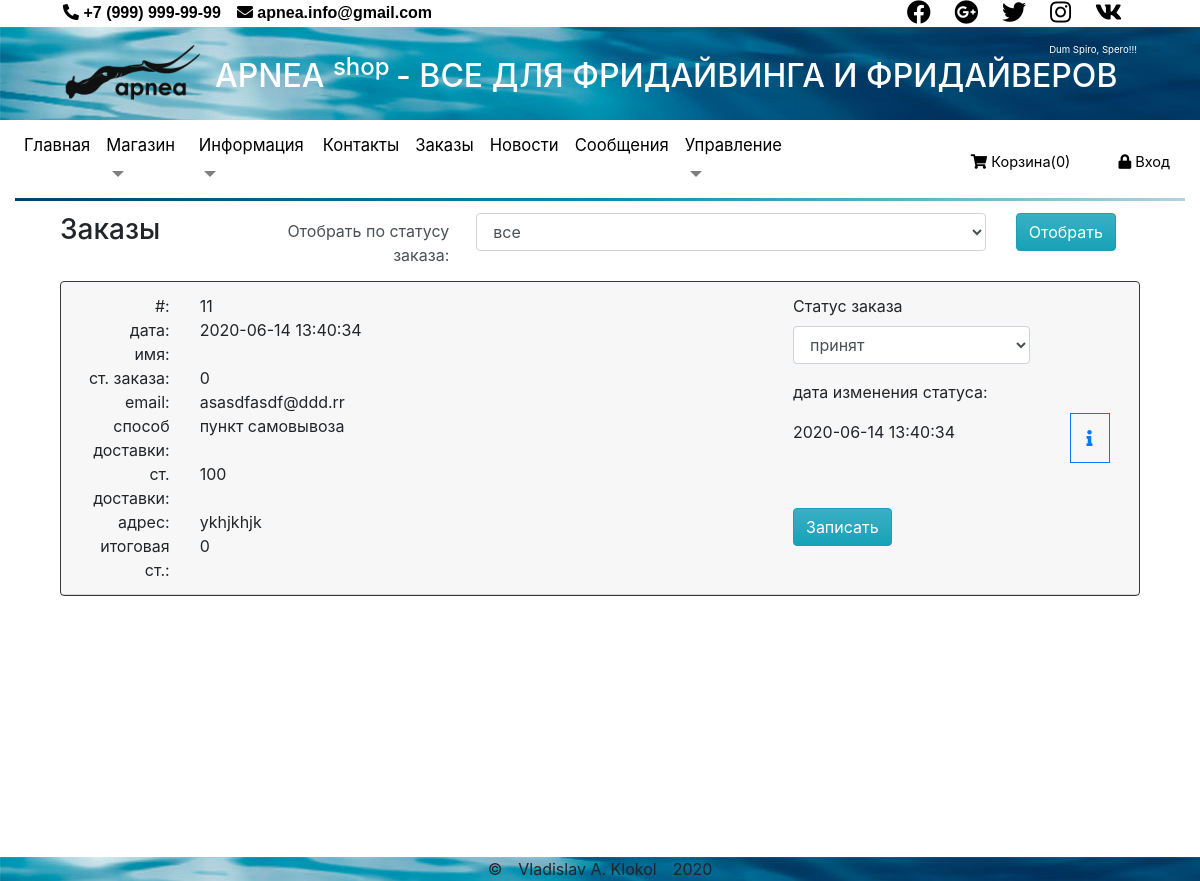
/views/admin/orders.php, run on an earlier commit of the app's database.
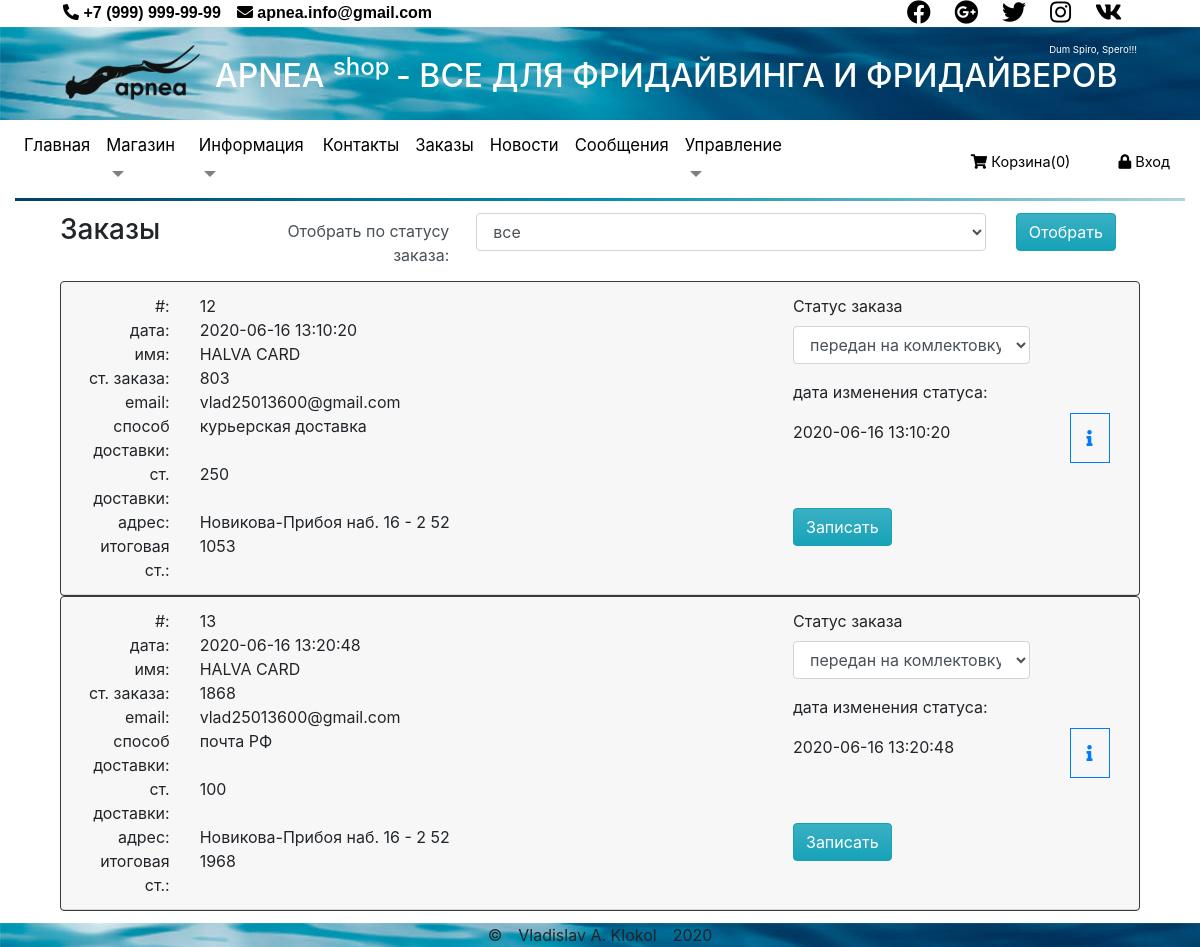
And on a later commit of the database.
### tables this page shows
CREATE TABLE `orders` (
  `id` int(11) NOT NULL,
  `email` varchar(256) NOT NULL,
  `delivery` int(11) DEFAULT '1',
  `address` varchar(2048) DEFAULT NULL,
  `cost_delivery` int(11) DEFAULT '0',
  `date` datetime DEFAULT CURRENT_TIMESTAMP,
  `status_id` int(3) NOT NULL DEFAULT '1',
  `date_status` datetime DEFAULT CURRENT_TIMESTAMP,
  `user` varchar(1024) DEFAULT NULL,
  `cost_product` int(14) NOT NULL DEFAULT '0',
  `cost_total` int(14) NOT NULL DEFAULT '0'
);

CREATE TABLE `delivery` (
  `id` int(11) NOT NULL,
  `name` varchar(256) NOT NULL,
  `cost` int(5) NOT NULL DEFAULT '0'
);

CREATE TABLE `status` (
  `id` int(3) NOT NULL,
  `name` varchar(50) NOT NULL
);

### views/layouts/index.php (called while the page is built, shortened)
<?php
require $_SERVER['DOCUMENT_ROOT'] . '/module/pdo_db.php';
require $_SERVER['DOCUMENT_ROOT'] . '/module/pdo_query.php';
$requestUri = $_SERVER['REQUEST_URI'];
if (isset($_SESSION['basket'])) {
    $inBasket = count($_SESSION['basket']);
} else {
    $inBasket = 0;
}
?>

### module/pdo_query.php (called while the page is built, shortened)
<?php
function getTable(object $pdo, string $table, string $where = "1", $sort = "", $limit = ""): array
{
    $sql = "SELECT * FROM `$table`
    WHERE " . ($where == "" ? 1 : "$where")
        . ($sort == "" ? "" : " ORDER BY $sort")
        . ($limit == "" ? "" : " LIMIT $limit");
    $stmt = $pdo->prepare($sql);
    $stmt->execute();
    return $stmt->fetchAll();
}
function getOrder(object $pdo, int $idStatus): array
{
    $sql = "SELECT
                `orders`.* ,
                `delivery`.name as 'devil'
            FROM `orders`
            LEFT JOIN
                `delivery`
            ON
            `orders`.delivery = `delivery`.id";
    $stmt = $pdo->prepare($sql);
    $stmt->execute();
    return $stmt->fetchAll();
}

### views/admin/orders.php (the view, shortened to what this page needs)
<?php
require $_SERVER['DOCUMENT_ROOT'] . '/views/layouts/index.php';
$status = getTable($pdo, 'status');
$orders = getOrder($pdo,  $_SESSION['idStatusSelect']);
require  $_SERVER['DOCUMENT_ROOT'] . '/views/layouts/header.php';
?>
<div class="row">
    <div class="col-2">
        <h3>Заказы</h3>
    </div>
    <div class="col-10">
        <form method="POST">
            <div class="row">
                <div class="col-3 text-right form-control border-0">
                    <label for="selectStatus">Отобрать по статусу заказа: </label>
                </div>
                <div class="col-7">
                    <select class="form-control" id="selectStatus" name="selectStatus">
                        <option value="-1">все</option>
                    </select>
                </div>
                <div class="col-2 ">
                    <input type="submit" class="btn btn-info" name="btnSelect" value="Отобрать">
                </div>
            </div>
        </form>
    </div>
</div>
<div class="row">
    <div class="col">
        <div class="accordion" id="accordionExample">
            <?php
            foreach ($orders as $order) {
            ?>
                <div class="card border-dark">
                    <div class="card-header" id="heading<?= $order['id'] ?>">
                        <div class="row mb-0">
                            <div class="col-8">
                                <div class="row">
                                    <div class="col-2 text-right border-bottom border-secondary">#:</div>
                                    <div class="col text-left border-bottom border-secondary"><?= $order['id'] ?></div>
                                </div>
                                <div class="row">
                                    <div class="col-2  text-right border-bottom border-secondary">дата:</div>
                                    <div class="col text-left border-bottom border-secondary"><?= $order['date'] ?></div>
                                </div>
                                <div class="row">
                                    <div class="col-2 text-right border-bottom border-secondary">имя:</div>
                                    <div class="col text-left border-bottom border-secondary"><?= $order['user'] ?></div>
                                </div>
                                <div class="row">
                                    <div class="col-2 text-right border-bottom border-secondary">ст. заказа:</div>
                                    <div class="col text-left border-bottom border-secondary"><?= $order['cost_product'] ?></div>
                                </div>
                                <div class="row">
                                    <div class="col-2  text-right border-bottom border-secondary">email:</div>
                                    <div class="col text-left border-bottom border-secondary"><?= $order['email'] ?></div>
                                </div>
                                <div class="row">
                                    <div class="col-2  text-right border-bottom border-secondary">способ доставки:</div>
                                    <div class="col text-left border-bottom border-secondary"><?= $order['devil'] ?></div>
                                </div>
                                <div class="row">
                                    <div class="col-2  text-right border-bottom border-secondary">ст. доставки:</div>
                                    <div class="col text-left border-bottom border-secondary"><?= $order['cost_delivery'] ?></div>
                                </div>
                                <div class="row">
                                    <div class="col-2  text-right  border-bottom border-secondary">адрес:</div>
                                    <div class="col text-left border-bottom border-secondary"><?= $order['address'] ?></div>
                                </div>
                                <div class="row">
                                    <div class="col-2 text-right border-bottom border-secondary">итоговая ст.:</div>
                                    <div class="col text-left border-bottom border-secondary"><?= $order['cost_total'] ?></div>
                                </div>
                            </div>
                            <div class="col-3">
                                <form method="POST">
                                    <div class="form-group">
                                        <label for="exampleFormControlSelect1">Статус заказа</label>
                                        <select class="form-control" id="exampleFormControlSelect1" name="status">
                                            <?php
                                            foreach ($status as $stat) { ?>
                                                <option value="<?= $stat['id'] ?>" <?= $stat['id'] == $order['status_id'] ? 'selected' : '' ?>><?= $stat['name'] ?></option>
                                            <?php } ?>
                                        </select>
                                    </div>
                                    <p>дата изменения статуса:</p>
                                    <p><?= $order['date_status'] ?></p>
                                    <input type="submit" class="btn btn-info mt-5" name="chnOrder" value="Записать">
                                </form>
                            </div>
                            <button class="col-1 btn btn-link btn-show" type="button" data-toggle="collapse" data-target="#collapse<?= $order['id'] ?>" aria-expanded="true" aria-controls="collapse<?= $order['id'] ?> ">
                                <i class="fas fa-info border border-primary rounded-lg p-3"></i>
                            </button>
                        </div>
                    </div>
                </div>
            <?php } ?>
        </div>
    </div>
</div>
<?php require $_SERVER['DOCUMENT_ROOT'] . '/views/layouts/footer.php';

### views/layouts/header.php (shortened to what this page needs)
<!DOCTYPE html>
<html lang="en">
<head>
    <link rel="stylesheet" href="/css/reset.css">
    <link rel="stylesheet" href="/css/owl.carousel.min.css">
    <link rel="stylesheet" href="/css/owl.theme.default.min.css">
    <link rel="stylesheet" href="/css/all.min.css">
    <link rel="stylesheet" href="/css/bootstrap.min.css">
    <link rel="stylesheet" href="/css/style.css">
</head>
<body>
    <header class="container-fluid header">
        <div class="row d-flex ml-5 mr-5 header-contact-info">
            <ul class="nav nav-pill col-sm-6">
                <li class="mr-3 ">
                    <a href="#">
                        <span class="contactinfo">
                            <i class="fa fa-phone-alt"></i> +7 (999) 999-99-99
                        </span>
                    </a>
                </li>
                <li>
                    <a href="#">
                        <span class="contactinfo">
                            <i class="fa fa-envelope"></i> apnea.info@gmail.com
                        </span>
                    </a>
                </li>
            </ul>
            <div class="col">
                <ul class="nav navbar-pills text-right float-right">
                    <li>
                        <a href="#">
                            <i class="fab fa-facebook  social-icons mr-4"></i>
                        </a>
                    </li>
                    <li>
                        <a href="#">
                            <i class="fab fa-google-plus  social-icons mr-4"></i>
                        </a>
                    </li>
                    <li>
                        <a href="#">
                            <i class="fab fa-twitter  social-icons mr-4"></i>
                        </a>
                    </li>
                    <li>
                        <a href="#">
                            <i class="fab fa-instagram  social-icons mr-4"></i>
                        </a>
                    </li>
                    <li">
                        <a href="#">
                            <i class="fab fa-vk  social-icons"></i>
                        </a>
                </ul>
            </div>
        </div>
        <div class="row d-flex justify-content-between header-logo pt-3 pb-3">
            <div class="col-sm-2">
                <div class="logo ml-5">
                    <a href="/"><img src="/images/logo.png" alt="" /></a>
                </div>
            </div>
            <div class="col">
                <div class="text-right slogan-shop mr-5">Dum Spiro, Spero!!! </div>
                <h2 class="text-left text-white">APNEA <sup> shop </sup> - ВСЕ ДЛЯ ФРИДАЙВИНГА И ФРИДАЙВЕРОВ</h2>
            </div>
        </div>
        <div class="header-menu d-flex justify-content-around">
            <nav class="row navbar navbar-expand-lg navbar-light pt-0 pb-0">
                <div class="collapse navbar-collapse justify-content-start" id="navbarNavDropdown">
                    <ul class="navbar-nav">
                        <li class="nav-item">
                            <a class="nav-link" href="/">
                                <span class="item-menu <?= ($requestUri == '/' ? 'active' : '') ?>">
                                    Главная <span class="sr-only">(current)</span>
                                </span>
                            </a>
                        </li>
                        <li class="nav-item dropdown">
                            <a class="nav-link dropdown-toggle" href="#" id="navbarDropdownMenuLink" data-toggle="dropdown" aria-haspopup="true" aria-expanded="false">
                                <span class="item-menu <?= ($requestUri == '/views/service/delivery.php' || $requestUri == '/views/catalog/' ? 'active' : '') ?>">
                                    Магазин
                                </span>
                            </a>
                        </li>
                        <li class="nav-item dropdown">
                            <a class="nav-link dropdown-toggle" href="#" id="navbarDropdownMenuLink" data-toggle="dropdown" aria-haspopup="true" aria-expanded="false">
                                <span class="item-menu <?= ($requestUri == '/views/service/about.php' ||  $requestUri == '/views/service/news.php' || $requestUri == '/views/service/messages.php' ? 'active' : '') ?>">
                                    Информация
                                </span>
                            </a>
                        </li>
                        <li class="nav-item">
                            <a class="nav-link" href="/views/service/contact.php">
                                <span class="item-menu <?= ($requestUri == '/views/service/contact.php' ? 'active' : '') ?>">
                                    Контакты
                                </span>
                            </a>
                        </li>
                        <li class="nav-item">
                            <a class="nav-link" href="/views/admin/orders.php">
                                <span class="item-menu">
                                    Заказы
                                </span>
                            </a>
                        </li>
                        <li class="nav-item">
                            <a class="nav-link" href="/views/admin/news.php">
                                <span class="item-menu">
                                    Новости
                                </span>
                            </a>
                        </li>
                        <li class="nav-item">
                            <a class="nav-link" href="/views/admin/messages.php">
                                <span class="item-menu">
                                    Сообщения
                                </span>
                            </a>
                        </li>
                        <li class="nav-item dropdown">
                            <a class="nav-link dropdown-toggle" href="#" id="navbarDropdownMenuLink" data-toggle="dropdown" aria-haspopup="true" aria-expanded="false">
                                <span class="item-menu">
                                    Управление
                                </span>
                            </a>
                        </li>
                    </ul>
                </div>
            </nav>
            <div class="col-sm-4 align-self-center">
                <ul class="nav navbar-nav float-right d-flex flex-row">
                    <li class="mr-5">
                        <a href="/views/order/">
                            <span class="header-enter">
                                <i class="fa fa-shopping-cart"></i>
                                Корзина(<span id="cart-count"><?= $inBasket ?></span>)
                            </span>
                        </a>
                    </li>
                    <li>
                        <a href="/views/authorization/">
                            <span class="header-enter">
                                <i class="fa fa-lock"></i>
                                Вход
                            </span>
                        </a>
                    </li>
                </ul>
            </div>
        </div>
        <hr class="hr-horizontal-gradient mt-0 mb-0">
    </header>
    <main class="container-fluid main-container">

### views/layouts/footer.php (shortened to what this page needs)
</main>
<footer class="container-fluid footer text-center">
            <div>&copy;&emsp;Vladislav A. Klokol&emsp;2020</div>
        </footer>
</body>
</html>

### css/style.css (style rules this page uses)
.header-logo, .footer { background-image: url("../images/water-banner-header.jpg"); }
header { background-color: #fff; }
.slogan-shop { font-size: 0.6em; color: #fff; }
.contactinfo { font-size: 1em; color: #000; font-family: Arial, Helvetica, sans-serif; font-weight: bold; }
.social-icons { font-size: 1.5em; color: #000; }
.navbar-nav { font-size: 1.3em; }
.header-enter { color: #000; font-size: 0.7em; }
.item-menu, .item-submenu { color: #000; font-weight: normal; font-size: 0.8em; }
.hr-horizontal-gradient { height: 3px; border: none; background: linear-gradient(45deg, #01406b, #028eaf, #b0d5de); }
.main-container { padding: 1% 5%; min-height: 82vh; }

What changed in the data, as far as the page shows it:
removed orders: id "11", date "2020-06-14 13:40:34", cost_product "0", email "asasdfasdf@ddd.rr", delivery.name "пункт самовывоза", cost_delivery "100", address "ykhjkhjk", cost_total "0", status "принят", date_status "2020-06-14 13:40:34"
added orders: id "12", date "2020-06-16 13:10:20", user "HALVA CARD", cost_product "803", email "vlad25013600@gmail.com", delivery.name "курьерская доставка", cost_delivery "250", address "Новикова-Прибоя наб. 16 - 2 52", cost_total "1053", status "передан на комлектовку", date_status "2020-06-16 13:10:20"
added orders: id "13", date "2020-06-16 13:20:48", user "HALVA CARD", cost_product "1868", email "vlad25013600@gmail.com", delivery.name "почта РФ", cost_delivery "100", address "Новикова-Прибоя наб. 16 - 2 52", cost_total "1968", status "передан на комлектовку", date_status "2020-06-16 13:20:48"
